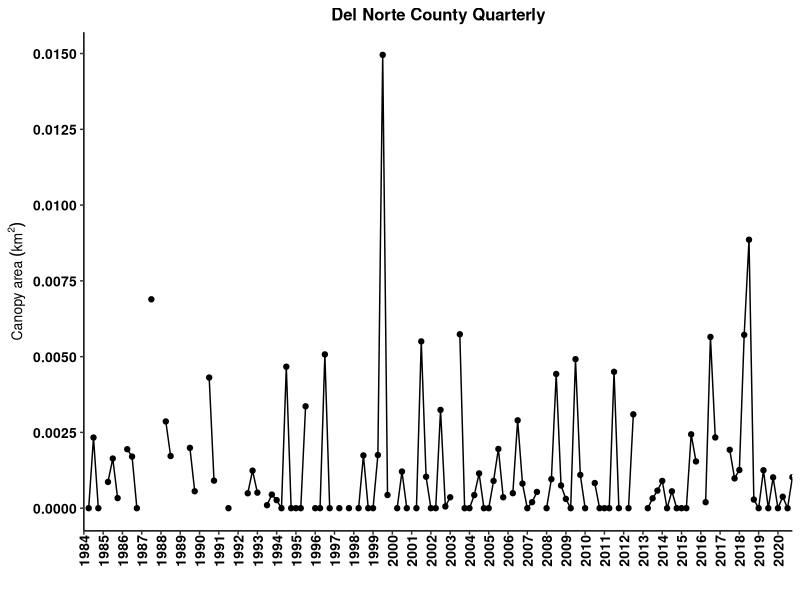
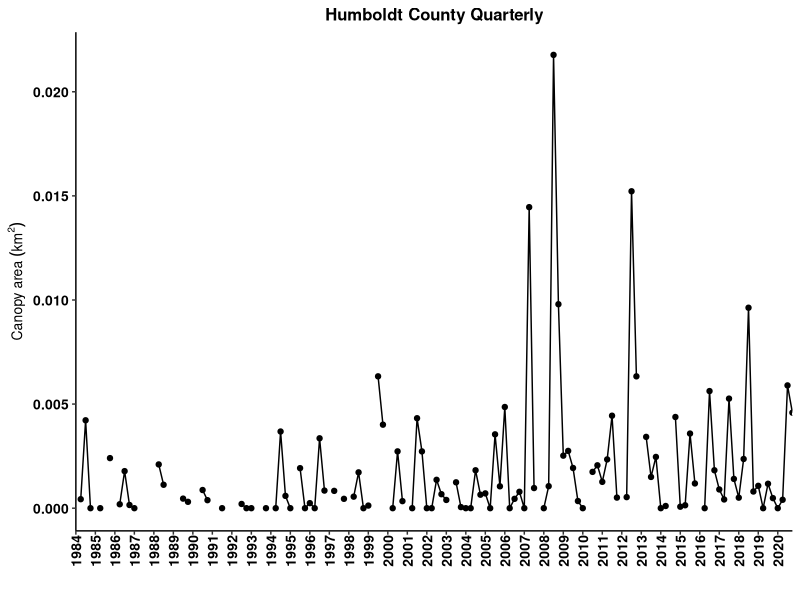
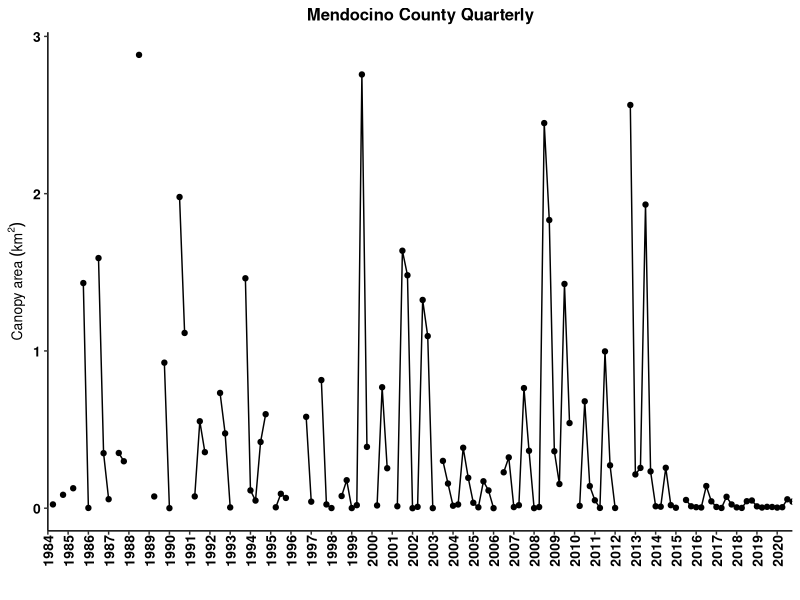
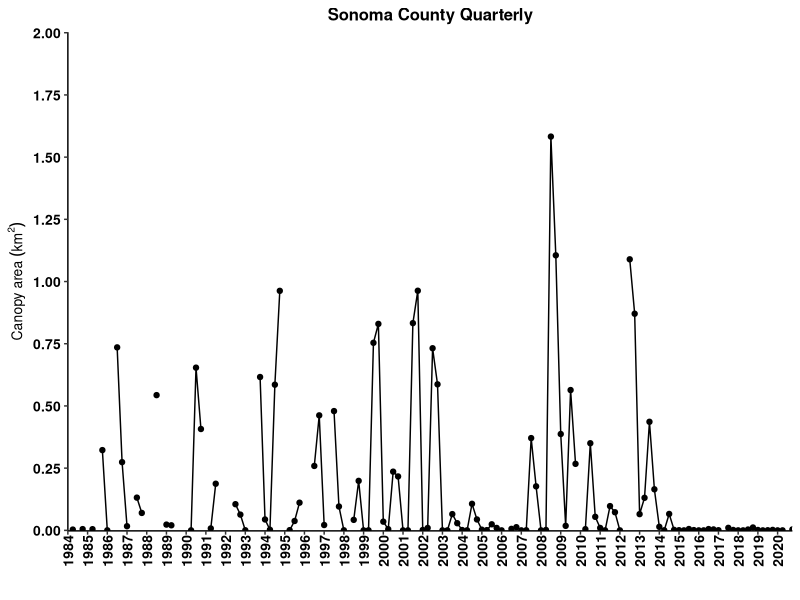
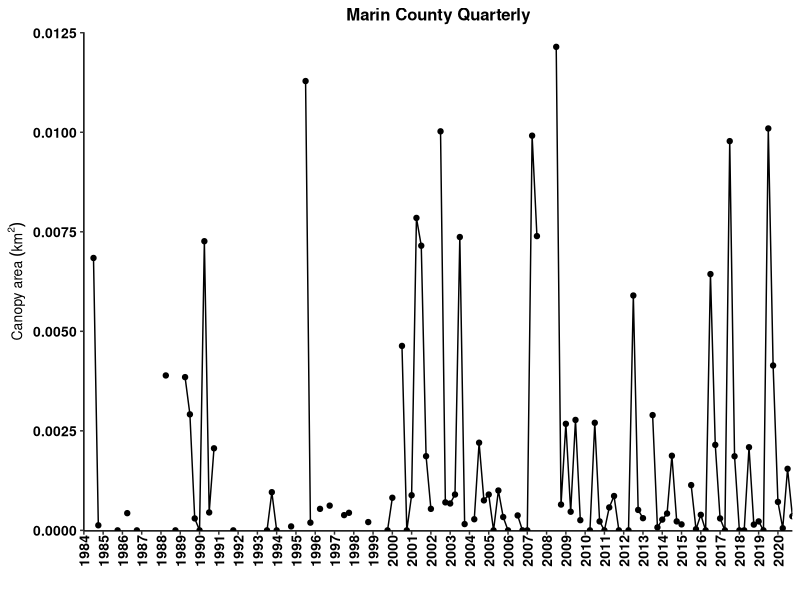
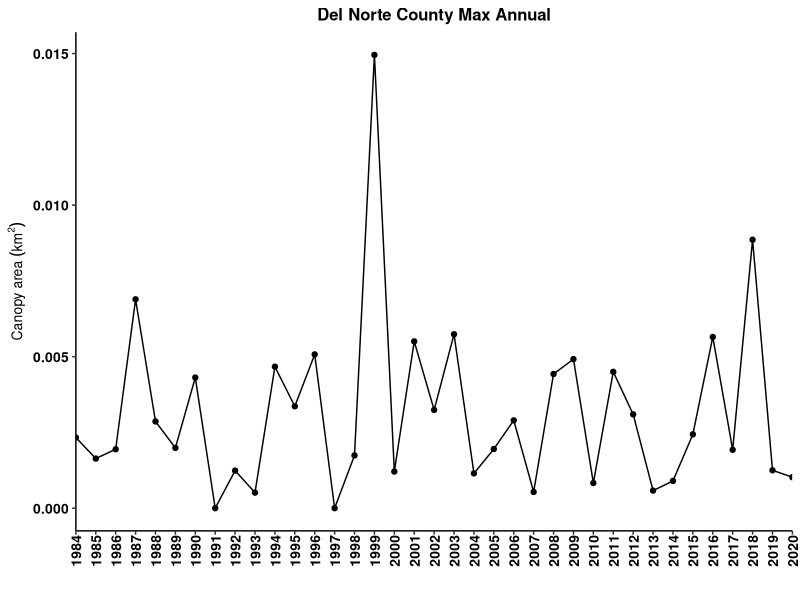
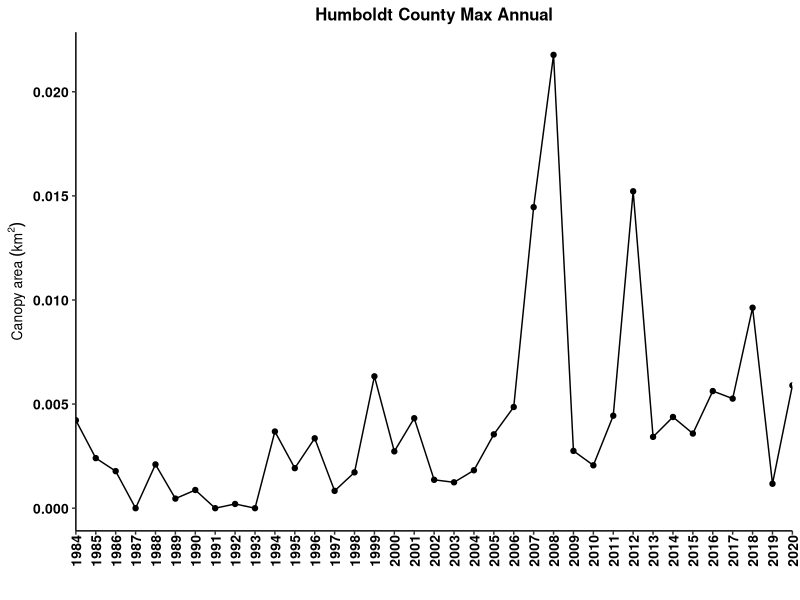
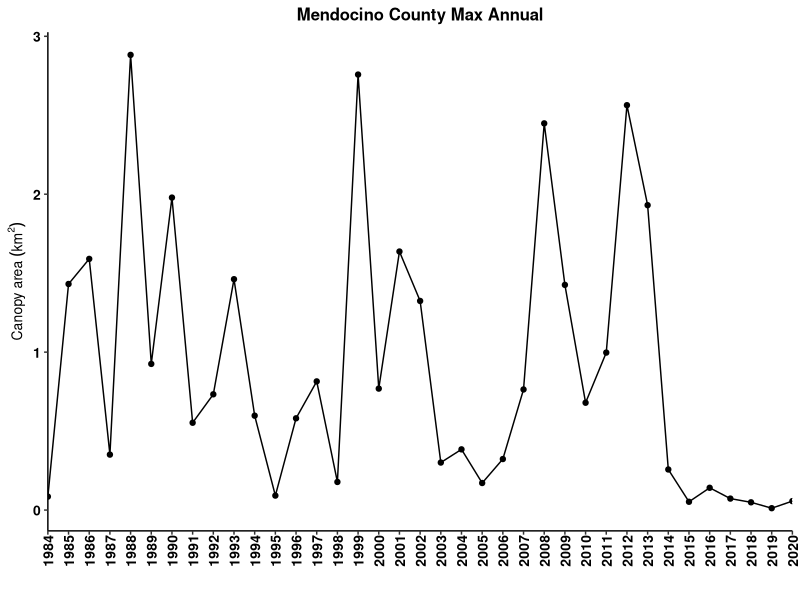

These figures' R source, in order:
## ---- chunk 1
knitr::opts_chunk$set(echo = FALSE, warning=FALSE)
options(knitr.table.format = "latex")

#### Load libraries ####
library(ggplot2) # plotting
library(ggpubr) # arranging plots
library(scales) # let's you put commas in the axis labels for thousands
library(dplyr) # data manipulations
library(tidyr) # data cleaning
library(readr) # better data reading?
# library(reshape2) 
# library(Rmisc)
library(ncdf4)
library(sf) # ... mapping? 
library(sp) # dnno
library(lubridate) # manipulating dates easily
library(knitr) # to knit the Rmd file
library(kableExtra) # pretty tables
library(bookdown) # pretty table additions

#### ggplot theme ####
my.theme = theme( 
   panel.background = element_blank(), 
   panel.grid.minor.x = element_blank(),
   panel.grid.major.x = element_blank(),
   panel.grid = element_blank(),
   axis.text  = element_text(size=10, face='bold', color='black'), #makes axis labels bigger
   axis.title = element_text(size=10, face="bold"), #makes axis title bigger and bold
   #axis.title.y = element_text(margin=margin(0,10,0,5)), #pushes the y axis title away from the y axis labels
   strip.background = element_blank(),
   #legend.title = element_blank(),
   #legend.text = element_text(size=8),
   legend.background = element_blank(), 
   legend.key = element_blank(), #makes the legend background behind the symbols go away.
   #axis.ticks.x = element_blank()
   axis.line = element_line(color = 'black'), 
   panel.border = element_blank(), # this removes the box around the plot   
   plot.title = element_text(size=12 ,face='bold', hjust = 0.5), # hjust 0.5 makes title centered
   axis.text.x = element_text(size = 10, angle = 90, vjust = 0.5, margin = margin(0,0,5,0)) # rotates x axis labels 90 degrees counter-clockwise, pushes bars onto x axis
)


#### Import data ####
# info on the data: https://sbclter.msi.ucsb.edu/data/catalog/package/?package=knb-lter-sbc.74

# Instructions from Dr. Tom Bell:
# “The output files show the Admin Bed # in the first column and the rest of the columns are quarters from 1984 - 2020. Area is in m2 and biomass is in fresh kg. Missing values (due to lack of imagery or clouds are labelled as -999).”

# Edible seaweed data from CDFW
# edible = read.csv('EdibleSeaweedHarvest_rfm_1-28-21.csv') # edible seaweed harvest. This one has months. That is important.
# kelp = read.csv('KelpHarvest_vers2_rfm_1-28-21.csv') # kelp harvest
## ---- chunk 2
# The loop below takes 5 minutes to run, so I have commented it out and read in the output at the end.

# #### Kelp Biomass and Area Dynamics of state waters by county ####
# #Load Admin Bed Shapefile
# #Place the lat/lon version of the Admin Bed shapefile in your working directory
# county_waters <- st_read('shapefiles/MAN_CA_CountyStateWaters.shp') 
# 
# #Open Kelp NetCDF File and put in your working directory.
# #The file can be found here: https://portal.edirepository.org/nis/mapbrowse?scope=knb-lter-sbc&identifier=74
# nc_data <- nc_open('kelpCanopyFromLandsat_2021.nc')
# # not sure yet how to open it in directly from a URL.
# # apparently this file is too big for the RStudio Cloud server. So we can't use the server. Or wait we just have to use a static .csv.
# 
# #Load necessary variables from NetCDF File
# lon <- ncvar_get(nc_data, 'lon')
# lat <- ncvar_get(nc_data, 'lat')
# years <- ncvar_get(nc_data, 'year')
# quarters <- ncvar_get(nc_data, 'quarter')
# biomass <- ncvar_get(nc_data, 'biomass')
# area <- ncvar_get(nc_data, 'area')
# 
# #Make Coordinate Dataframe
# coords <- data.frame(lon,lat)
# 
# #Create output matrices
# LN = dim(quarters)
# output_biomass <- matrix(ncol=LN, nrow=22)
# output_area <- matrix(ncol=LN, nrow=22)
# 
# # This for() loop takes 5 mins. Sorry. You could run it once and then save the output, but then it wouldn't be linked to the SBCLTER data repository anymore. 
# for(i in 1:22){
# 
#   #Pull shapefile coordinates from each admin bed
#   if (i == 17) {
#     county_coords <- as.data.frame(county_waters[i,]$geometry[[1]][[30]][[1]])
#   } else {
#     county_coords <- as.data.frame(county_waters[i,]$geometry[[1]][[1]][[1]])
#   }
# 
#   #Find the kelp coordinates that exist inside each admin bed polygon
#   kelp_poly <- point.in.polygon(lon, lat, county_coords$V1, county_coords$V2, mode.checked = FALSE)
#   TF <- which(kelp_poly %in% 1)
# 
#   #Extract biomass and area data for each polygon
#   bio_county <- biomass[TF,]
#   area_county <- area[TF,]
# 
#   #Sum biomass and area
#   bio_county_sum <- colSums(bio_county, na.rm = TRUE, dims = 1)
#   area_county_sum <- colSums(area_county, na.rm = TRUE, dims = 1)
# 
#   #Remove Columns w/ >25% No Data (Clouds)
#   #Find all NA values (missing data) in the kelp dataset
#   bio_county_NA = is.na(bio_county)
#   area_county_NA = is.na(area_county)
# 
#   #Find number of kelp pixels in the polygon
#   L = dim(bio_county)
# 
#   #Calculate the percent of NAs for each season
#   bio_county_NA_percent <- colSums(bio_county_NA, na.rm = TRUE)/L[1]
#   area_county_NA_percent <- colSums(area_county_NA, na.rm = TRUE)/L[1]
# 
#   #Find seasons with greater than 20% missing data
#   NA_GT <- which(bio_county_NA_percent > 0.25)
#   NA_GTA <- which(area_county_NA_percent > 0.25)
# 
#   #Set seasons with greater than 20% missing data to -999
#   bio_county_sum[NA_GT] = -999
#   area_county_sum[NA_GTA] = -999
# 
#   #Add summed kelp canopy data to matrix
#   output_biomass[i,] <- bio_county_sum
#   output_area[i,] <- area_county_sum
# 
# }
# 
# #Transpose Quarter and Year data
# quarterst <- t(quarters)
# yearst <- t(years)
# 
# #Add Quarter and Year data to output matrices
# output2_biomass <- rbind(quarterst, output_biomass)
# output3_biomass <- rbind(yearst, output2_biomass)
# output2_area <- rbind(quarterst, output_area)
# output3_area <- rbind(yearst, output2_area)
# 
# #Add county to output matrices
# CountiesNA <- county_waters$County
# Counties <- c(rep(NA,2),CountiesNA)
# output4_biomass <- cbind(Counties, output3_biomass)
# output4_area <- cbind(Counties, output3_area)

output4_area <- read_csv("kelp_canopy_output_ 2021-11-24 .csv")

## ---- chunk 3
canopy_area <- output4_area %>%
   as.data.frame()

# remove first col which is just row numbers
canopy_area[,1] <- NULL

# I want to plot area vs. year.quarter. This means year.quarter needs to be in a column. Currently all cols are separate. This is called wide format. I want tall format.

# create column names
names(canopy_area) <- paste(canopy_area[1,], canopy_area[2,], sep='.') # paste years with quarters to make each col have a unique name.

# rename the ID col for counties
names(canopy_area)[1] <- "county"

# remove first 2 rows since they are not canopy data, just IDs--year and quarter
canopy_area <- canopy_area[-c(1:2),] 

# convert to tall format
canopy_area_tall <- canopy_area %>% 
   pivot_longer(-'county', names_to = 'year.qtr', values_to = 'm2')

# separate year and quarter into two cols
canopy_area_tall <- canopy_area_tall %>%
   separate(col = year.qtr, sep = "[.]", into = c("year","qtr")) # omg. you have to hard bracket the period for some reason. wtf does [^[:alnum:]]+ mean and why aren't brackets used in the example?????? :((

# make number cols numeric
canopy_area_tall$year <- as.numeric(canopy_area_tall$year)
canopy_area_tall$qtr <- as.numeric(canopy_area_tall$qtr)
canopy_area_tall$m2 <- as.numeric(canopy_area_tall$m2)

# make quarters actual quarter decimals for plotting
qtrs <- seq(0,0.75,0.25)
for(i in 1:4) {
   canopy_area_tall$qtr[which(canopy_area_tall$qtr == i)] <- qtrs[i]
}

# add year and quarter to get a continuous time column. Note that the tibble hides the decimals place for no apparent reason but the sum is correct.
canopy_area_tall$year.qtr <- canopy_area_tall$year + canopy_area_tall$qtr

# Change negative area to NA
canopy_area_tall$m2[which(canopy_area_tall$m2 < 0)] = NA

# Convert m2 to km2
canopy_area_tall$km2 = canopy_area_tall$m2 / 1e6
## ---- chunk 4
# All quarters
##Del Norte
ggplot(canopy_area_tall[which(canopy_area_tall$county == 'Del Norte'),], aes(x = year.qtr, y = km2)) +
   geom_point() +
   geom_line() +
   scale_x_continuous(breaks = 1984:2021, expand = c(0,0)) +
   scale_y_continuous(breaks = seq(0, 0.015, 0.0025), expand = c(0.05,0)) +
   labs(x = '',  y =  bquote('Canopy area'~(km^2))) +
   ggtitle('Del Norte County Quarterly') +
   my.theme

## Humboldt
ggplot(canopy_area_tall[which(canopy_area_tall$county == 'Humboldt'),], aes(x = year.qtr, y = km2)) +
   geom_point() +
   geom_line() +
   scale_x_continuous(breaks = 1984:2021, expand = c(0,0)) +
   #scale_y_continuous(limits = c(0,0.0225), breaks = seq(0, 0.025, 0.0025), expand = c(0.005,0)) +
   labs(x = '',  y =  bquote('Canopy area'~(km^2))) +
   ggtitle('Humboldt County Quarterly') +
   my.theme

## Mendocino
ggplot(canopy_area_tall[which(canopy_area_tall$county == 'Mendocino'),], aes(x = year.qtr, y = km2)) +
   geom_point() +
   geom_line() +
   scale_x_continuous(breaks = 1984:2021, expand = c(0,0)) +
   #scale_y_continuous(limits = c(0,3), breaks = seq(0, 3, 0.25), expand = c(0.001,0)) +
   labs(x = '', y =  bquote('Canopy area'~(km^2))) +
   ggtitle('Mendocino County Quarterly') +
   my.theme

## Sonoma
ggplot(canopy_area_tall[which(canopy_area_tall$county == 'Sonoma'),], aes(x = year.qtr, y = km2)) +
   geom_point() +
   geom_line() +
   scale_x_continuous(breaks = 1984:2021, expand = c(0,0)) +
   scale_y_continuous(limits = c(0,2), breaks = seq(0, 2, 0.25), expand = c(0.001,0)) +
   labs(x = '', y =  bquote('Canopy area'~(km^2))) +
   ggtitle('Sonoma County Quarterly') +
   my.theme

## Marin
ggplot(canopy_area_tall[which(canopy_area_tall$county == 'Marin'),], aes(x = year.qtr, y = km2)) +
   geom_point() +
   geom_line() +
   scale_x_continuous(breaks = 1984:2021, expand = c(0,0)) +
   scale_y_continuous(limits = c(0, 0.0125), breaks = seq(0, 0.0125, 0.0025), expand = c(0.001,0)) +
   labs(x = '', y =  bquote('Canopy area'~(km^2))) +
   ggtitle('Marin County Quarterly') +
   my.theme
## ---- chunk 5
# Maximum canopy area. in each year and county, find the maximum km2 value.
canopy_area_max_annual <- canopy_area_tall %>%
  group_by(county, year) %>%
  summarise(max.km2 = max(km2, na.rm = T), .groups = 'drop')
  
##Del Norte
ggplot(canopy_area_max_annual[which(canopy_area_max_annual$county == 'Del Norte'),], aes(x = year, y = max.km2)) +
   geom_point() +
   geom_line() +
   scale_x_continuous(breaks = 1984:2021, expand = c(0,0)) +
   #scale_y_continuous(breaks = seq(0, 0.015, 0.0025), expand = c(0.05,0)) +
   labs(x = '',  y =  bquote('Canopy area'~(km^2))) +
   ggtitle('Del Norte County Max Annual') +
   my.theme 

## Humboldt
ggplot(canopy_area_max_annual[which(canopy_area_max_annual$county == 'Humboldt'),], aes(x = year, y = max.km2)) +
   geom_point() +
   geom_line() +
   scale_x_continuous(breaks = 1984:2021, expand = c(0,0)) +
   #scale_y_continuous(breaks = seq(0, 0.015, 0.0025), expand = c(0.05,0)) +
   labs(x = '',  y =  bquote('Canopy area'~(km^2))) +
   ggtitle('Humboldt County Max Annual') +
   my.theme 

## Mendocino
ggplot(canopy_area_max_annual[which(canopy_area_max_annual$county == 'Mendocino'),], aes(x = year, y = max.km2)) +
   geom_point() +
   geom_line() +
   scale_x_continuous(breaks = 1984:2021, expand = c(0,0)) +
   #scale_y_continuous(breaks = seq(0, 0.015, 0.0025), expand = c(0.05,0)) +
   labs(x = '',  y =  bquote('Canopy area'~(km^2))) +
   ggtitle('Mendocino County Max Annual') +
   my.theme 

## Sonoma
ggplot(canopy_area_max_annual[which(canopy_area_max_annual$county == 'Sonoma'),], aes(x = year, y = max.km2)) +
   geom_point() +
   geom_line() +
   scale_x_continuous(breaks = 1984:2021, expand = c(0,0)) +
   #scale_y_continuous(breaks = seq(0, 0.015, 0.0025), expand = c(0.05,0)) +
   labs(x = '',  y =  bquote('Canopy area'~(km^2))) +
   ggtitle('Sonoma County Max Annual') +
   my.theme 

## Marin
ggplot(canopy_area_max_annual[which(canopy_area_max_annual$county == 'Marin'),], aes(x = year, y = max.km2)) +
   geom_point() +
   geom_line() +
   scale_x_continuous(breaks = 1984:2021, expand = c(0,0)) +
   #scale_y_continuous(breaks = seq(0, 0.015, 0.0025), expand = c(0.05,0)) +
   labs(x = '',  y =  bquote('Canopy area'~(km^2))) +
   ggtitle('Marin County Max Annual') +
   my.theme 
## ---- chunk 6

## ---- chunk 7
qtr_max_county <- canopy_area_tall %>%
  group_by(county, year) %>% # group by county and year
  slice(which.max(km2)) %>% # find the maximum km2 value
  subset(select = -year.qtr) %>% # remove year.qtr col
  transmute(quarter = qtr*4+1) # change quarters from decimals to 1,2,3,4

# Count how many quarters are the max per year per county
n_max_qtrs_county <- qtr_max_county %>%
  group_by(county, quarter) %>%
  summarise(number = length(quarter), .groups = 'drop') %>%
  filter(county %in% c('Del Norte', 'Humboldt', 'Mendocino', 'Sonoma'))


kable(n_max_qtrs_county
      , digits = 2
      , booktabs = TRUE
      , row.names = FALSE
      , align = 'c'
      , linesep = ''
      , caption = 'Quarters with maximum annual canopy area by county'
) %>%
  kable_styling()
      
